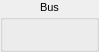
          <widget class="QGroupBox" name="groupBox_20">
           <property name="maximumSize">
            <size>
             <width>100</width>
             <height>52</height>
            </size>
           </property>
           <property name="font">
            <font>
             <pointsize>8</pointsize>
            </font>
           </property>
           <property name="layoutDirection">
            <enum>Qt::LeftToRight</enum>
           </property>
           <property name="title">
            <string>Bus</string>
           </property>
           <property name="alignment">
            <set>Qt::AlignHCenter|Qt::AlignTop</set>
           </property>
           <widget class="KLed" name="busBit5">
            <property name="geometry">
             <rect>
              <x>30</x>
              <y>25</y>
              <width>10</width>
              <height>20</height>
             </rect>
            </property>
            <property name="state">
             <enum>KLed::Off</enum>
            </property>
            <property name="shape">
             <enum>KLed::Rectangular</enum>
            </property>
            <property name="look">
             <enum>KLed::Flat</enum>
            </property>
            <property name="color">
             <color>
              <red>0</red>
              <green>255</green>
              <blue>0</blue>
             </color>
            </property>
           </widget>
           <widget class="KLed" name="busBit2">
            <property name="geometry">
             <rect>
              <x>60</x>
              <y>25</y>
              <width>10</width>
              <height>20</height>
             </rect>
            </property>
            <property name="state">
             <enum>KLed::Off</enum>
            </property>
            <property name="shape">
             <enum>KLed::Rectangular</enum>
            </property>
            <property name="look">
             <enum>KLed::Flat</enum>
            </property>
            <property name="color">
             <color>
              <red>0</red>
              <green>255</green>
              <blue>0</blue>
             </color>
            </property>
           </widget>
           <widget class="KLed" name="busBit3">
            <property name="geometry">
             <rect>
              <x>50</x>
              <y>25</y>
              <width>10</width>
              <height>20</height>
             </rect>
            </property>
            <property name="state">
             <enum>KLed::Off</enum>
            </property>
            <property name="shape">
             <enum>KLed::Rectangular</enum>
            </property>
            <property name="look">
             <enum>KLed::Flat</enum>
            </property>
            <property name="color">
             <color>
              <red>0</red>
              <green>255</green>
              <blue>0</blue>
             </color>
            </property>
           </widget>
           <widget class="KLed" name="busBit7">
            <property name="geometry">
             <rect>
              <x>10</x>
              <y>25</y>
              <width>10</width>
              <height>20</height>
             </rect>
            </property>
            <property name="state">
             <enum>KLed::Off</enum>
            </property>
            <property name="shape">
             <enum>KLed::Rectangular</enum>
            </property>
            <property name="look">
             <enum>KLed::Flat</enum>
            </property>
            <property name="color">
             <color>
              <red>0</red>
              <green>255</green>
              <blue>0</blue>
             </color>
            </property>
           </widget>
           <widget class="KLed" name="busBit1">
            <property name="geometry">
             <rect>
              <x>70</x>
              <y>25</y>
              <width>10</width>
              <height>20</height>
             </rect>
            </property>
            <property name="state">
             <enum>KLed::Off</enum>
            </property>
            <property name="shape">
             <enum>KLed::Rectangular</enum>
            </property>
            <property name="look">
             <enum>KLed::Flat</enum>
            </property>
            <property name="color">
             <color>
              <red>0</red>
              <green>255</green>
              <blue>0</blue>
             </color>
            </property>
           </widget>
           <widget class="KLed" name="busBit4">
            <property name="geometry">
             <rect>
              <x>40</x>
              <y>25</y>
              <width>10</width>
              <height>20</height>
             </rect>
            </property>
            <property name="state">
             <enum>KLed::Off</enum>
            </property>
            <property name="shape">
             <enum>KLed::Rectangular</enum>
            </property>
            <property name="look">
             <enum>KLed::Flat</enum>
            </property>
            <property name="color">
             <color>
              <red>0</red>
              <green>255</green>
              <blue>0</blue>
             </color>
            </property>
           </widget>
           <widget class="KLed" name="busBit6">
            <property name="geometry">
             <rect>
              <x>20</x>
              <y>25</y>
              <width>10</width>
              <height>20</height>
             </rect>
            </property>
            <property name="state">
             <enum>KLed::Off</enum>
            </property>
            <property name="shape">
             <enum>KLed::Rectangular</enum>
            </property>
            <property name="look">
             <enum>KLed::Flat</enum>
            </property>
            <property name="color">
             <color>
              <red>0</red>
              <green>255</green>
              <blue>0</blue>
             </color>
            </property>
           </widget>
           <widget class="KLed" name="busBit0">
            <property name="geometry">
             <rect>
              <x>80</x>
              <y>25</y>
              <width>10</width>
              <height>20</height>
             </rect>
            </property>
            <property name="state">
             <enum>KLed::Off</enum>
            </property>
            <property name="shape">
             <enum>KLed::Rectangular</enum>
            </property>
            <property name="look">
             <enum>KLed::Flat</enum>
            </property>
            <property name="color">
             <color>
              <red>0</red>
              <green>255</green>
              <blue>0</blue>
             </color>
            </property>
           </widget>
          </widget>
